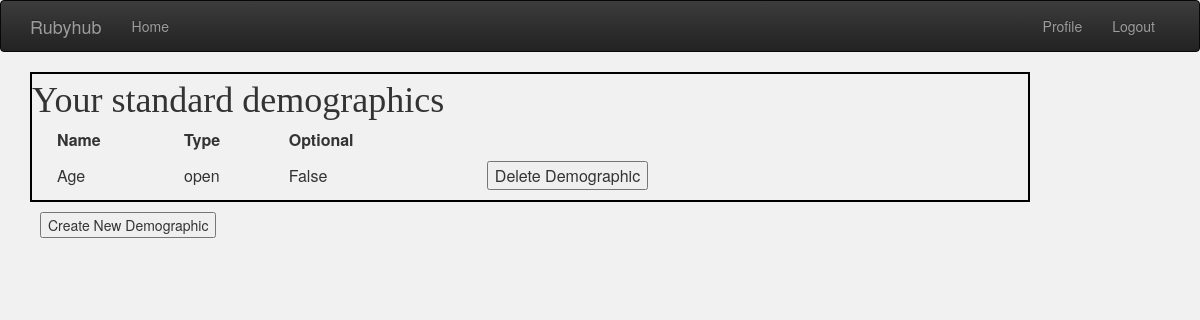
Screenshot of /standard_demographics/Noudke (signed in) with the database file from the repository.
### app/models.py (models this page shows, shortened)
class StandardDemographic(db.Model):
    id = db.Column(db.Integer, primary_key=True)
    name = db.Column(db.String(40), index=True, unique=True)
    description = db.Column(db.String)
    choices = db.Column(db.String)
    optional = db.Column(db.Boolean, default=True)
    questiontype_name = db.Column(db.String, db.ForeignKey('question_type.name'))
    user_id = db.Column(db.Integer, db.ForeignKey('user.id'))

### app/main/routes.py (the view)
@bp.route('/standard_demographics/<username>', methods=['GET', 'POST'])
@login_required
def standard_demographics(username):
    user = User.query.filter_by(username=username).first_or_404()
    studies = Study.query.all()
    demographics = [demographic for demographic in StandardDemographic.query.filter_by(user_id=current_user.id)]
    return render_template("standard_demographics.html", title='Standard demographics', user=user, studies=studies,
                           demographics=demographics)

### app/main/routes.py (called while the page is built)
@bp.before_app_request
def before_request():
    if current_user.is_authenticated:
        current_user.last_seen = datetime.utcnow()
        db.session.commit()

### app/models.py (called while the page is built)
@login.user_loader
def load_user(id):
    return User.query.get(int(id))

### app/templates/standard_demographics.html
{% extends "base.html" %}
{% from 'bootstrap/form.html' import render_form, render_field %}
{% block app_content %}
    <link rel="stylesheet" href="{{ url_for('static', filename='style_questionnaire.css') }}">
    <div class="table-corevariable">
        <h1 class="table-header">Your standard demographics</h1>
        <table class="table-class">
          <tr>
            <th>Name</th>
            <th>Type</th>
            <th>Optional</th>
          </tr>
          {% for demographic in demographics %}
            <tr>
                <td>
                    {{ demographic.name }}
                </td>
                <td>
                    {{ demographic.questiontype_name }}
                </td>
                <td>
                    {{ demographic.optional }}
                </td>
                <td>
                    <button type="button" onclick="window.location.href='{{ url_for('main.remove_standard_demographic',
                    id_demographic=demographic.id) }}';">
                        Delete Demographic
                    </button>
                </td>
            </tr>
          {% endfor %}
        </table>
    </div>
    <button type="button" onclick="window.location.href='{{ url_for('main.new_standard_demographic') }}';">
        Create New Demographic
    </button>
{% endblock %}

### app/static/style_questionnaire.css (style rules this page uses)
.table-corevariable { position: relative; width: 1000px; height: auto; background-color: #f1f1f1; border: 2px solid black; }
.table-header { margin-top: 7px; margin-bottom: 7px; font-family: Georgia, serif; }
.table-class { width: 95%; margin: 0 auto; }
button { margin: 10px; }

### rows the page displays
StandardDemographic: name "Age", questiontype_name "open", optional "False"
